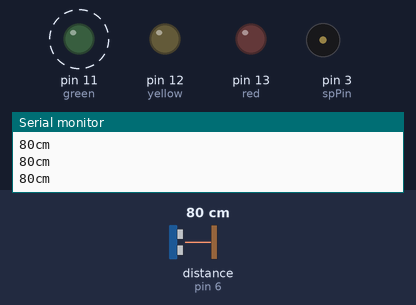
Bench run of a sketch on a simulated Arduino Uno, built with avr-gcc and run on an emulated ATmega328P. Shown: output pins drawn as LEDs (lit = HIGH), buzzer (waves = sounding), the last lines printed to the serial monitor. Wiring (inferred from the names in the program): ultrasonic range finder: trigger pin 8; echo pin 6. Dashed ring = blinking. The inputs (shaded band) are chosen by the test bench; at power-on: distance to the obstacle (sensor on pin 6) 80 cm. The echo pulse lasts 58.3 µs per cm; pins used as bus, display or sensor lines are not drawn.

Above: at 1.28 s.
1.3 s: distance to the obstacle (sensor on pin 6) set to 23 cm
4.3 s: distance to the obstacle (sensor on pin 6) set to 18 cm
At 4.61 s:
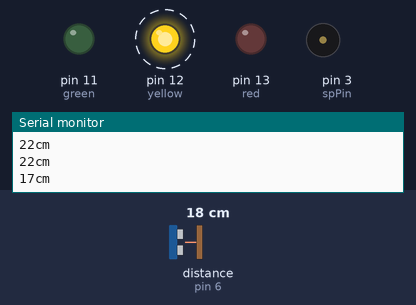
7.3 s: distance to the obstacle (sensor on pin 6) set to 2 cm
At 7.64 s:
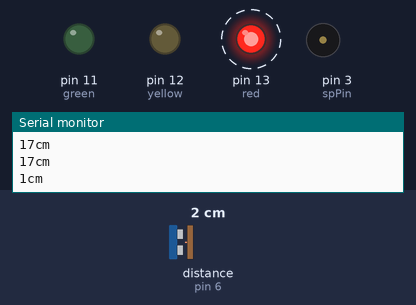
10.3 s: distance to the obstacle (sensor on pin 6) set to 9 cm
At 10.45 s:
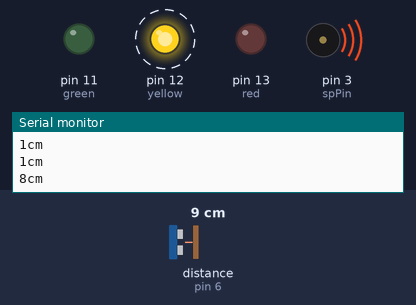
Timing chart, 0 to 14.3 s (numbered marks = the images above; inputs shaded):
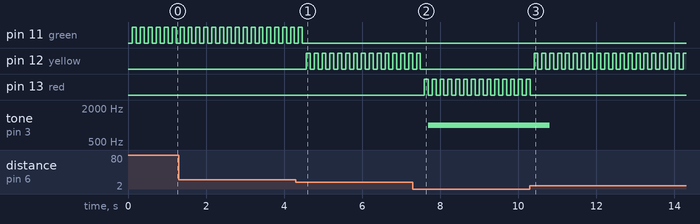

Measured:
- the behaviour switches between 21 and 20 cm on distance to the obstacle (sensor on pin 6) (found by bisection; images 0 and 1)
- after the input at 4.3 s, pin 11 (green): goes on until 4.5 s, then stays LOW; pin 12 (yellow): alternates HIGH for 0.10 s and LOW for 0.10 s, starting after 0.27 s
- after the input at 7.3 s, pin 12 (yellow): goes on until 7.5 s, then stays LOW; pin 13 (red): alternates HIGH for 0.10 s and LOW for 0.10 s, starting after 0.29 s; tone on pin 3 (spPin): silent → 1000 Hz after 0.39 s
- after the input at 10.3 s, pin 12 (yellow): alternates HIGH for 0.10 s and LOW for 0.10 s, starting after 0.11 s; pin 13 (red): goes on until 10.3 s, then stays LOW; tone on pin 3 (spPin): 1000 Hz → silent after 0.50 s
- by itself, pin 11 (green): alternates HIGH for 0.10 s and LOW for 0.10 s

The sketch:

UltrasoundSensor.ino
```cpp
const int pingPin = 8; // Trigger Pin of Ultrasonic Sensor
const int echoPin = 6; // Echo Pin of Ultrasonic Sensor
int red = 13;
int yellow = 12;
int green = 11;
int spPin = 3;

void setup() {
   Serial.begin(9600);// Starting Serial Terminal
   pinMode(red,OUTPUT);
   pinMode(yellow,OUTPUT);
   pinMode(green,OUTPUT);


}
//Add more comments..
void loop() {
   long duration, inches, distance; // special data type for long decimals, useful for time data
   pinMode(pingPin, OUTPUT);
   digitalWrite(pingPin, LOW);
   delayMicroseconds(2);
   digitalWrite(pingPin, HIGH);
   delayMicroseconds(10);

   //converts microsecconds to centimeters

   digitalWrite(pingPin, LOW);
   pinMode(echoPin, INPUT);
   duration = pulseIn(echoPin, HIGH);// mesures the pulse given from Ultrasonic sensor

   distance = microsecondsToCentimeters(duration);
  // values print in serial monitor
   Serial.print(distance);
   Serial.print("cm");
   Serial.println();
   delay(100);

// code to turn on lights
   if(distance < 6){
     digitalWrite(red,HIGH);
     delay(100);
     digitalWrite(red,LOW);
     tone(spPin,1000,500);

    }else if(distance > 6 && distance < 20){
       digitalWrite(yellow,HIGH);
       delay(100);
       digitalWrite(yellow,LOW);

      }else{
        digitalWrite(green,HIGH);
        delay(100);
        digitalWrite(green,LOW);
        }


}

// fuction for conversion(ms-cm)

long microsecondsToCentimeters(long microseconds) {
   return microseconds / 29 / 2;
}
```
